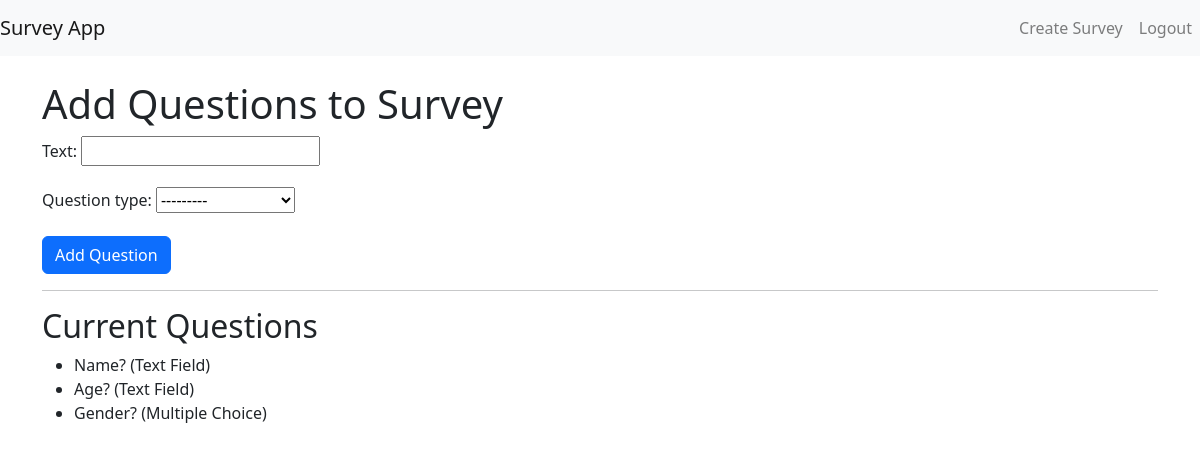
The app's page /survey/add_questions/1/ (signed in) with its own data.
### survey_app/models.py (models this page shows, shortened)
class Question(models.Model):
    survey = models.ForeignKey(Survey, on_delete=models.CASCADE, related_name='questions')
    text = models.CharField(max_length=300)
    QUESTION_TYPES = [
        ('MC', 'Multiple Choice'),
        ('TF', 'Text Field'),
    ]
    question_type = models.CharField(max_length=2, choices=QUESTION_TYPES)

### survey_app/views.py (the view)
# urls.py: path('add_questions/<int:survey_id>/', views.add_questions, name='add_questions'),
@login_required
def add_questions(request, survey_id):
    survey = get_object_or_404(Survey, id=survey_id)
    if request.method == "POST":
        question_form = QuestionForm(request.POST)
        if question_form.is_valid():
            question = question_form.save(commit=False)
            question.survey = survey
            question.save()
            if question.question_type == 'MC':
                return redirect('add_choices', question_id=question.id)
            else:
                return redirect('add_questions', survey_id=survey.id)
    else:
        question_form = QuestionForm()
    return render(request, 'survey_app/add_questions.html', {'survey': survey, 'question_form': question_form})

### survey_app/forms.py
class QuestionForm(forms.ModelForm):
    class Meta:
        model = Question
        fields = ['text', 'question_type']

### survey_app/templates/survey_app/add_questions.html (shortened to what this page needs)
{% extends "survey_app/base.html" %}
{% block content %}
    <h1>Add Questions to Survey</h1>
    <form method="post">
        {{ question_form.as_p }}
        <button type="submit" class="btn btn-primary">Add Question</button>
    </form>
    <hr>
    <h2>Current Questions</h2>
    <ul>
        {% for question in survey.questions.all %}
            <li>{{ question.text }} ({{ question.get_question_type_display }})</li>
        {% endfor %}
    </ul>
{% endblock %}

### records on screen
Question: text "Name?", question_type "Text Field"
Question: text "Age?", question_type "Text Field"
Question: text "Gender?", question_type "Multiple Choice"
